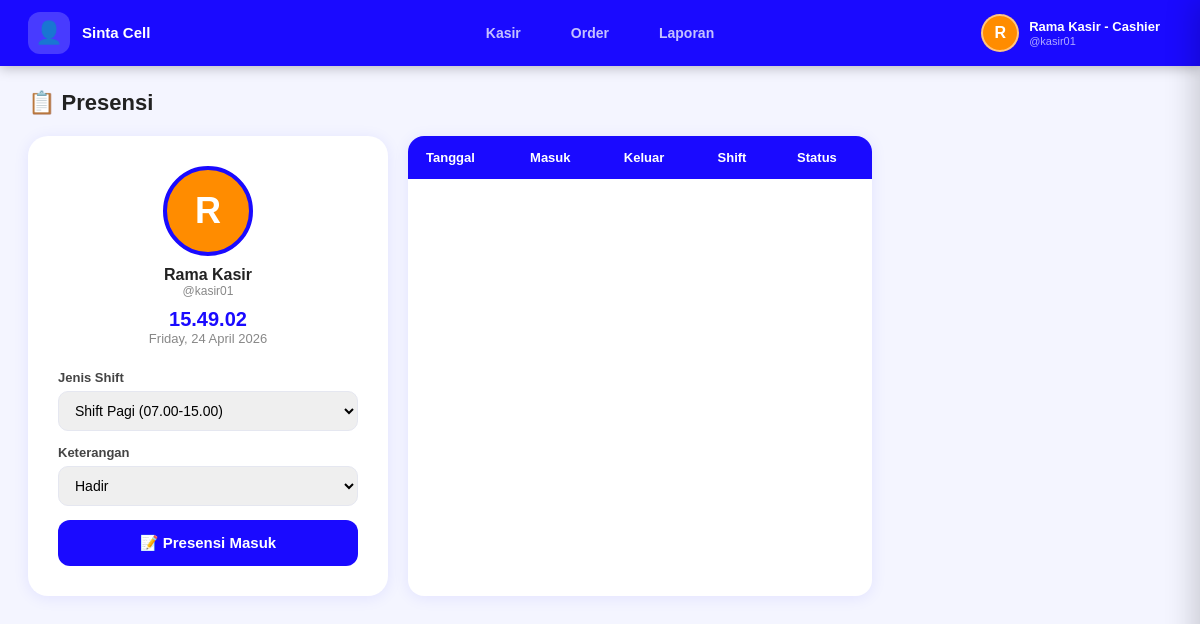
Page /frontend/pages/presensi_kasir.php (signed in) on the committed database.
### tables this page shows
CREATE TABLE IF NOT EXISTS users (
    id INT AUTO_INCREMENT PRIMARY KEY,
    username VARCHAR(50) NOT NULL UNIQUE,
    password VARCHAR(255) NOT NULL,
    nama VARCHAR(100) NOT NULL,
    email VARCHAR(100),
    telepon VARCHAR(20),
    alamat TEXT,
    jabatan ENUM('pemilik','kasir','pengelola_stok') NOT NULL,
    id_pegawai VARCHAR(20),
    foto VARCHAR(255),
    created_at TIMESTAMP DEFAULT CURRENT_TIMESTAMP,
    updated_at TIMESTAMP DEFAULT CURRENT_TIMESTAMP ON UPDATE CURRENT_TIMESTAMP
);

### backend/config.php (called while the page is built, shortened)
<?php
function currentUser() {
    return [
        'id'       => $_SESSION['user_id']  ?? null,
        'nama'     => $_SESSION['nama']      ?? '',
        'jabatan'  => $_SESSION['jabatan']   ?? '',
        'username' => $_SESSION['username']  ?? '',
    ];
}
?>

### frontend/pages/presensi_kasir.php (the view, shortened to what this page needs)
<?php
require_once __DIR__ . '/../../backend/config.php';
$userId = (int)$_SESSION['user_id'];
$sudah  = $conn->query("SELECT * FROM presensi WHERE user_id=$userId AND tanggal=CURDATE() LIMIT 1")->fetch_assoc();
include 'kasir_header.php';
?>
<div class="lap-page" style="max-width:900px;">
    <h2 style="font-size:22px;font-weight:800;margin-bottom:20px;">📋 Presensi</h2>
    <div style="display:grid;grid-template-columns:360px 1fr;gap:20px;">
        <div class="presensi-card">
            <div style="text-align:center;margin-bottom:24px;">
                <div style="width:90px;height:90px;border-radius:50%;background:#ff8c00;color:white;display:inline-flex;align-items:center;justify-content:center;font-size:36px;font-weight:800;border:4px solid var(--blue);">
                    <?= strtoupper(substr($user['nama'],0,1)) ?>
                </div>
                <div style="font-size:16px;font-weight:800;margin-top:10px;"><?= htmlspecialchars($user['nama']) ?></div>
                <div style="font-size:12px;color:var(--gray);">@<?= htmlspecialchars($user['username']) ?></div>
                <div style="font-size:20px;font-weight:800;color:var(--blue);margin-top:10px;" id="jamSekarang"></div>
                <div style="font-size:13px;color:var(--gray);"><?= date('l, d F Y') ?></div>
            </div>
            <form method="POST">
                <div class="form-group">
                    <label class="form-lbl">Jenis Shift</label>
                    <select class="form-ctrl" name="jenis_shift">
                        <option value="pagi">Shift Pagi (07.00-15.00)</option>
                    </select>
                </div>
                <div class="form-group">
                    <label class="form-lbl">Keterangan</label>
                    <select class="form-ctrl" name="jenis_presensi">
                        <option value="hadir">Hadir</option>
                    </select>
                </div>
                <button type="submit" style="width:100%;padding:14px;border-radius:12px;border:none;background:var(--blue);color:white;font-size:15px;font-weight:800;cursor:pointer;">
                    <?= $sudah&&!$sudah['waktu_keluar']?'🚪 Presensi Keluar':'📝 Presensi Masuk' ?>
                </button>
            </form>
        </div>
        <div class="order-table-wrap">
            <table class="order-table">
                <thead><tr><th>Tanggal</th><th>Masuk</th><th>Keluar</th><th>Shift</th><th>Status</th></tr></thead>
            </table>
        </div>
    </div>
</div>
<?php include 'kasir_footer.php'; ?>

### frontend/css/kasir.css (style rules this page uses)
* { margin:0; padding:0; box-sizing:border-box; }
:root { --blue: #1a0aff; --blue2: #3d2bff; --white: #ffffff; --gray-bg: #f4f5ff; --gray-lt: #f0f1f8; --gray: #888; --border: #e5e7f0; --danger: #dc3545; --success: #28a745; --shadow: 0 2px 16px rgba(26,10,255,.08); }
body { font-family: Arial, sans-serif; background: var(--gray-bg); color: #222; font-size:14px; }
.order-table-wrap { background:white; border-radius:16px; box-shadow:var(--shadow); overflow:hidden; }
.order-table { width:100%; border-collapse:collapse; }
.order-table thead tr { background:#1a0aff; }
.order-table th { padding:14px 18px; color:white; text-align:left; font-size:13px; font-weight:700; }
.lap-page { padding:24px 28px; }
.presensi-card { background:white; border-radius:20px; padding:30px; box-shadow:var(--shadow); }
.form-ctrl { width:100%; padding:10px 12px; border:1.5px solid var(--border); border-radius:10px; font-size:14px; font-family:Arial,sans-serif; transition:all .2s; }
.form-lbl { font-size:13px; font-weight:700; color:#444; margin-bottom:6px; display:block; }
.form-group { margin-bottom:14px; }

### rows in the picture
users: nama "R", nama "Rama Kasir", username "kasir01"

### other values in the picture
substr($user['nama'],0,1) "R"
$user['nama'] "Rama Kasir"
$jabatanLabel[$user['jabatan']] "Cashier"
$user['username'] "kasir01"
